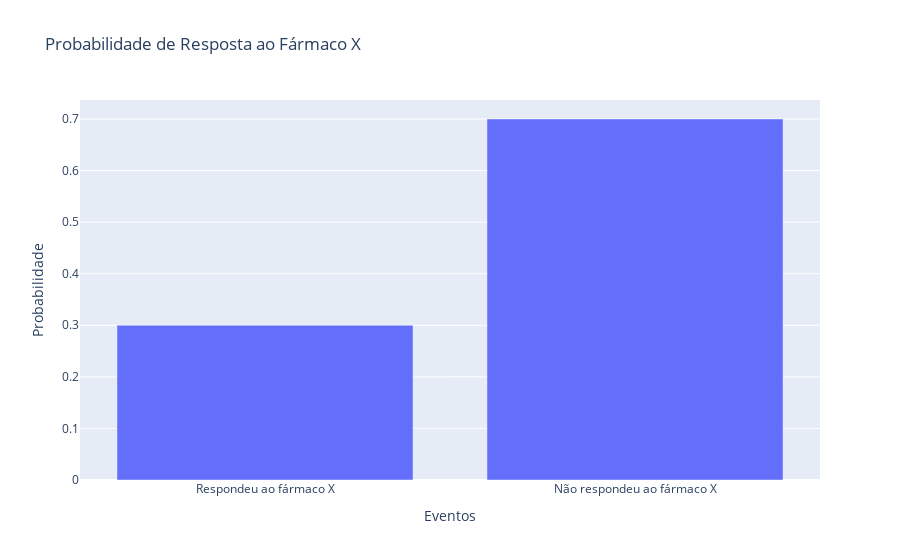

Source (notebook cell):
### Code cell
# Definindo os eventos
# Caso: Pacientes que responderam ao fármaco X
# Controle: Pacientes que não responderam ao fármaco X

# Total de pacientes
total_pacientes = 1000

# Pacientes que responderam ao fármaco X (casos)
casos = 300  # Exemplo: 300 pacientes responderam

# Pacientes que não responderam ao fármaco X (controles)
controles = total_pacientes - casos  # 700 pacientes não responderam

# Cálculo da probabilidade de resposta ao fármaco X
P_resposta = casos / total_pacientes

# Exibindo o resultado
print("A probabilidade de um paciente responder ao fármaco X é:", P_resposta)

# Criando gráfico de barras
import plotly.graph_objects as go

eventos = ['Respondeu ao fármaco X', 'Não respondeu ao fármaco X']
probabilidades = [P_resposta, controles / total_pacientes]

fig = go.Figure(data=[go.Bar(x=eventos, y=probabilidades)])
fig.update_layout(title='Probabilidade de Resposta ao Fármaco X',
                  xaxis_title='Eventos',
                  yaxis_title='Probabilidade')

fig.show()

### Figure 1 — Plotly figure (JSON) as saved in the notebook; plotly's stock layout.template omitted (floating-point values rounded to 4 significant figures)
{"data": [{"type": "bar", "x": ["Respondeu ao fármaco X", "Não respondeu ao fármaco X"], "y": [0.3, 0.7]}], "layout": {"title": {"text": "Probabilidade de Resposta ao Fármaco X"}, "xaxis": {"title": {"text": "Eventos"}}, "yaxis": {"title": {"text": "Probabilidade"}}}}
